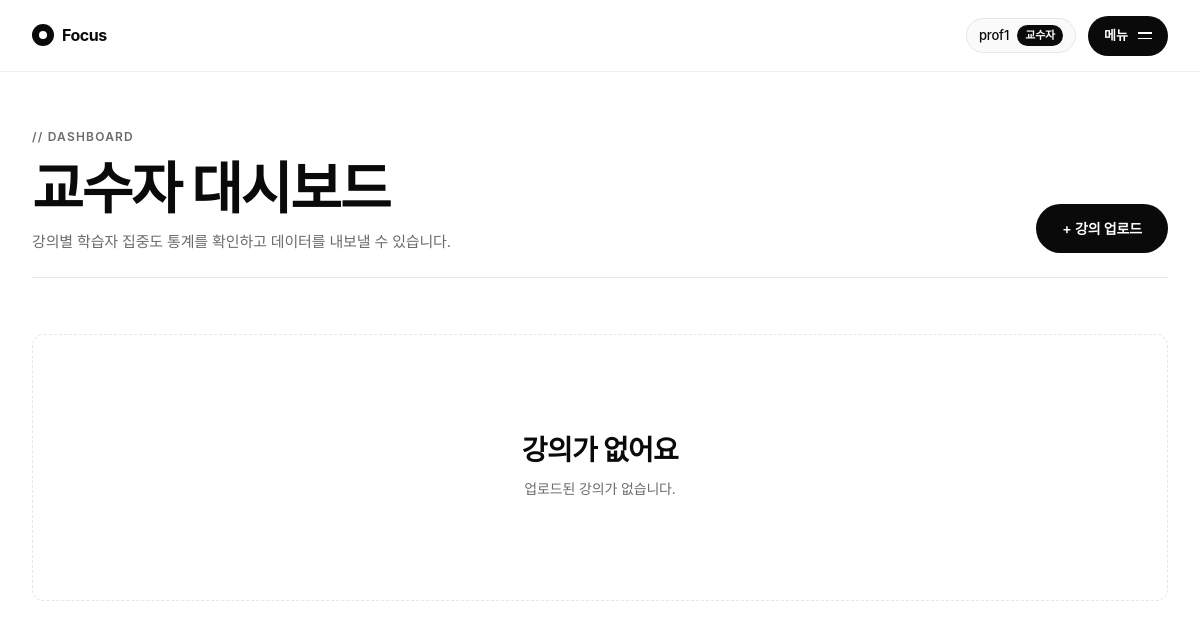
Before: /professor (signed in) with the older database file.
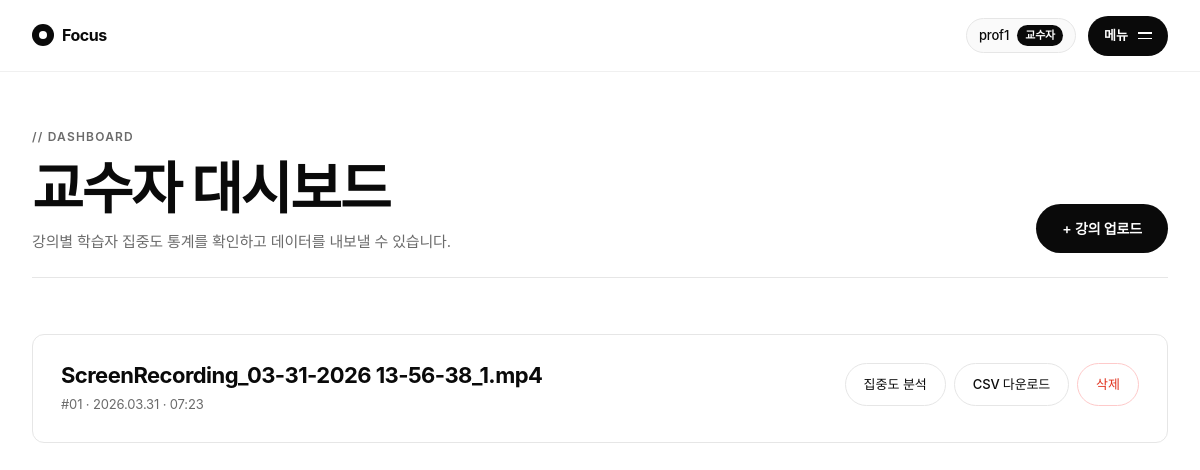
After: the same page with the newer database file.
### app.py (models this page shows)
class Lecture(db.Model):
    id          = db.Column(db.Integer,  primary_key=True)
    title       = db.Column(db.String(200), nullable=False)
    filename    = db.Column(db.String(200), nullable=False)
    uploaded_at = db.Column(db.DateTime,    default=datetime.utcnow)

### app.py (the view)
@app.route("/professor")
@login_required
def professor():
    if current_user.role != "professor":
        flash("교수자만 접근 가능합니다.")
        return redirect(url_for("student"))
    lectures = Lecture.query.order_by(Lecture.uploaded_at.desc()).all()
    return render_template("professor.html", lectures=lectures)

### app.py (called while the page is built)
@login_mgr.user_loader
def load_user(user_id):
    return User.query.get(int(user_id))

### templates/professor.html (shortened to what this page needs)
{% extends "base.html" %}
{% block content %}
<div class="page-header">
  <div>
    <div class="eyebrow">// Dashboard</div>
    <h2>교수자 대시보드</h2>
    <p class="subtitle">강의별 학습자 집중도 통계를 확인하고 데이터를 내보낼 수 있습니다.</p>
  </div>
  <a href="{{ url_for('upload') }}" class="btn-primary">+ 강의 업로드</a>
</div>
{% if lectures %}
<div class="lecture-list">
  {% for lec in lectures %}
  <div class="prof-card" id="card-{{ lec.id }}">
    <div class="prof-card-header">
      <div>
        <h3>{{ lec.title }}</h3>
        <div class="meta">{{ '#%02d' % loop.index }} · {{ lec.uploaded_at.strftime('%Y.%m.%d · %H:%M') }}</div>
      </div>
      <div class="card-actions">
        <button class="btn-outline" onclick="loadChart({{ lec.id }})">집중도 분석</button>
        <a class="btn-outline" href="/api/export/lecture/{{ lec.id }}">CSV 다운로드</a>
        <button class="btn-danger" onclick="deleteLecture({{ lec.id }})">삭제</button>
      </div>
    </div>
  </div>
  {% endfor %}
</div>
{% else %}
<div class="empty-state">
  <h3>강의가 없어요</h3>
  <p>업로드된 강의가 없습니다.</p>
</div>
{% endif %}
{% endblock %}

Changed rows visible on the page:
added Lecture: title "ScreenRecording_03-31-2026 13-56-38_1.mp4", index "#01", uploaded_at "2026.03.31 · 07:23"
Other visible differences:
text no longer shown: "강의가 없어요 업로드된 강의가 없습니다."
